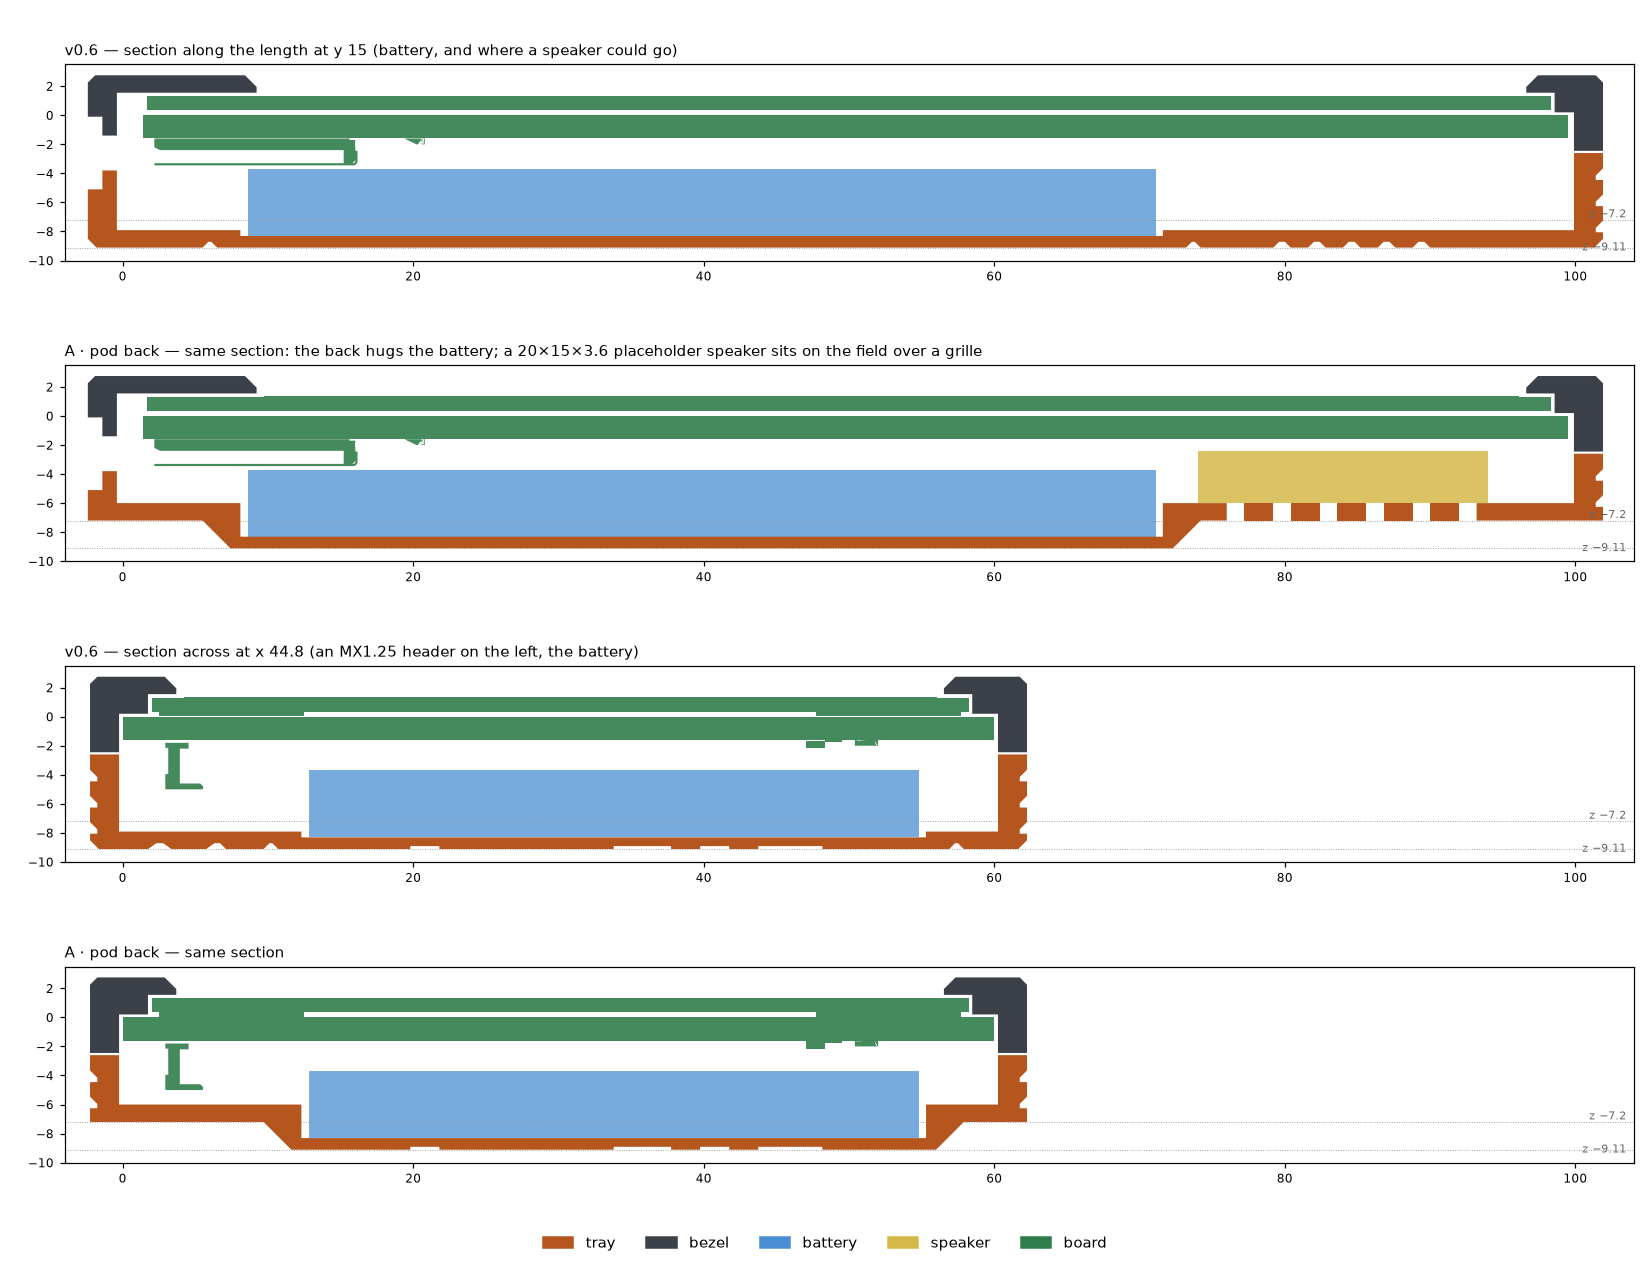

The Python source for this figure:
# /// script
# requires-python = ">=3.10"
# dependencies = ["trimesh", "numpy", "matplotlib", "shapely", "networkx", "scipy", "rtree"]
# ///
"""Sections through v0.6 and A, with the board, battery and placeholder speaker: along the length at
y 15 and across at x 44.8 (through an MX1.25 header). Writes sections.png. Then close-ups of A2's
seam, latches and bevels as a2_seam.png. Run depthmap.py (for build/board.stl), build_pod.py and
build_a2.py first.

    uv run enclosure/concepts/flatter-back/sections.py
"""
from pathlib import Path
import numpy as np, trimesh, matplotlib; matplotlib.use("Agg")
import matplotlib.pyplot as plt
from matplotlib.patches import Patch
from shapely.geometry import Polygon

HERE = Path(__file__).resolve().parent
BUILD = HERE / "build"
M = {k: trimesh.load(BUILD / f"{k}.stl") for k in ["v06_tray", "v06_bezel", "battery", "speaker", "board"]}
M |= {k: trimesh.load(HERE / f"{k}.stl") for k in ["podA_tray", "podA_bezel", "a2_tray", "a2_tub", "a2_bezel"]}
STY = {"tray": "#b5561f", "bezel": "#3b4049", "battery": "#4a8fd4", "speaker": "#d4b84a", "board": "#2f7d4a"}
TUB = "#e08a4c"

def polys(mesh, origin, normal, axes):
    s = mesh.section(plane_origin=origin, plane_normal=normal)
    if s is None: return []
    out = []
    for e in s.discrete:
        p = e[:, axes]
        if len(p) >= 3:
            g = Polygon(p).buffer(0)
            if not g.is_empty: out.append(g)
    if not out: return []
    acc = out[0]                       # even-odd fill: xor all loops
    for g in out[1:]: acc = acc.symmetric_difference(g)
    return [acc]

def draw(ax, geoms, color, alpha=1.0, z=1):
    for g in geoms:
        for p in getattr(g, "geoms", [g]):
            if p.is_empty or p.geom_type != "Polygon": continue
            x, y = p.exterior.xy; ax.fill(x, y, color=color, alpha=alpha, lw=0, zorder=z)
            for h in p.interiors:
                x, y = h.xy; ax.fill(x, y, color="white", lw=0, zorder=z)

def panel(ax, tray, bezel, origin, normal, axes, title, show_spk):
    draw(ax, polys(M["board"], origin, normal, axes), STY["board"], 0.9, 2)
    draw(ax, polys(M["battery"], origin, normal, axes), STY["battery"], 0.75, 2)
    if show_spk: draw(ax, polys(M["speaker"], origin, normal, axes), STY["speaker"], 0.85, 2)
    draw(ax, polys(M[tray], origin, normal, axes), STY["tray"], 1, 3)
    draw(ax, polys(M[bezel], origin, normal, axes), STY["bezel"], 1, 3)
    ax.set_aspect("equal"); ax.set_title(title, loc="left", fontsize=10)
    ax.axhline(-9.11, color="#999", lw=0.6, ls=":"); ax.axhline(-7.2, color="#999", lw=0.6, ls=":")
    ax.tick_params(labelsize=8); ax.set_ylim(-10, 3.5); ax.set_xlim(-4, 104)
    ax.text(103.5, -9.11, "z −9.11", fontsize=7, va="center", ha="right", color="#666")
    ax.text(103.5, -7.2, "z −7.2", fontsize=7, va="bottom", ha="right", color="#666")

fig, axs = plt.subplots(4, 1, figsize=(15, 11.5))
o1, n1 = [0, 15.0, 0], [0, 1, 0]
panel(axs[0], "v06_tray", "v06_bezel", o1, n1, [0, 2], "v0.6 — section along the length at y 15 (battery, and where a speaker could go)", False)
panel(axs[1], "podA_tray", "podA_bezel", o1, n1, [0, 2], "A · pod back — same section: the back hugs the battery; a 20×15×3.6 placeholder speaker sits on the field over a grille", True)
o2, n2 = [44.8, 0, 0], [1, 0, 0]
panel(axs[2], "v06_tray", "v06_bezel", o2, n2, [1, 2], "v0.6 — section across at x 44.8 (an MX1.25 header on the left, the battery)", False)
panel(axs[3], "podA_tray", "podA_bezel", o2, n2, [1, 2], "A · pod back — same section", False)
fig.legend(handles=[Patch(color=c, label=k) for k, c in STY.items()], loc="lower center", ncol=5, frameon=False)
plt.tight_layout(rect=(0, 0.03, 1, 1)); plt.savefig(HERE / "sections.png", dpi=110)

# A2 close-ups, full height: the 45° seat, the latches and the bevels
def zoom(ax, v, origin, normal, axes, xlim, title, notes):
    draw(ax, polys(M["board"], origin, normal, axes), STY["board"], 0.9, 2)
    draw(ax, polys(M["battery"], origin, normal, axes), STY["battery"], 0.75, 2)
    draw(ax, polys(M[f"{v}_tray"], origin, normal, axes), STY["tray"], 1, 3)
    draw(ax, polys(M["a2_tub"], origin, normal, axes), TUB, 1, 3)
    draw(ax, polys(M[f"{v}_bezel"], origin, normal, axes), STY["bezel"], 1, 3)
    ax.set_aspect("equal"); ax.set_xlim(*xlim); ax.set_ylim(-9.6, 3.4)
    ax.set_title(title, loc="left", fontsize=10); ax.tick_params(labelsize=8)
    for z in (-9.11, -7.2, -2.6): ax.axhline(z, color="#999", lw=0.6, ls=":")
    for (x, y), (tx, ty), text in notes:
        ax.annotate(text, (x, y), (tx, ty), fontsize=8, arrowprops=dict(arrowstyle="-", color="#333", lw=0.6))

fig, axs = plt.subplots(2, 2, figsize=(15, 9.6))
X, Y, L, R = [1, 0, 0], [0, 1, 0], (-3.6, 16.4), (44.6, 64.6)
zoom(axs[0, 0], "a2", [39.85, 0, 0], X, [1, 2], L, "A2 · across at x 39.85, PWR side: a latch, and 0.8 bevels back and front",
     [((-1.85, -6.8), (-3.2, -8.9), "0.8 × 45°"), ((-1.85, 2.35), (1.0, 3.0), "0.8 × 45° (A: 0.5)"),
      ((10.0, -6.3), (1.5, -4.6), "45° seat (0.6)"), ((9.9, -5.4), (13.0, -1.0), "barb, 45° both faces"),
      ((11.0, -6.2), (12.6, -8.9), "slit under the beam")])
zoom(axs[0, 1], "a2", [39.85, 0, 0], X, [1, 2], R, "A2 · same section, thumbwheel side: the other latch",
     [((63.05, -6.8), (60.5, -8.9), "0.8 × 45°"), ((61.85, 2.35), (56.0, 3.0), "0.8 × 45°"), ((57.7, -5.4), (52.5, -1.0), "barb")])
zoom(axs[1, 0], "a2", [20.0, 0, 0], X, [1, 2], L, "A2 · across at x 20, no latch: the tub sits on the ledge",
     [((10.0, -6.3), (1.5, -4.6), "45° seat"), ((9.78, -7.2), (3.0, -8.9), "seam, 0.15")])
zoom(axs[1, 1], "a2", [0, 30.0, 0], Y, [0, 2], L, "A2 · along the length at y 30: the USB-C end",
     [((-1.95, -6.8), (-3.2, -8.9), "0.4 left under the opening"), ((5.6, -6.3), (8.0, -1.0), "45° seat")])
fig.legend(handles=[Patch(color=c, label=k) for k, c in [("tray", STY["tray"]), ("tub", TUB), ("top cover", STY["bezel"]),
                                                        ("battery", STY["battery"]), ("board", STY["board"])]],
           loc="lower center", ncol=5, frameon=False)
plt.tight_layout(rect=(0, 0.03, 1, 1)); plt.savefig(HERE / "a2_seam.png", dpi=110)
